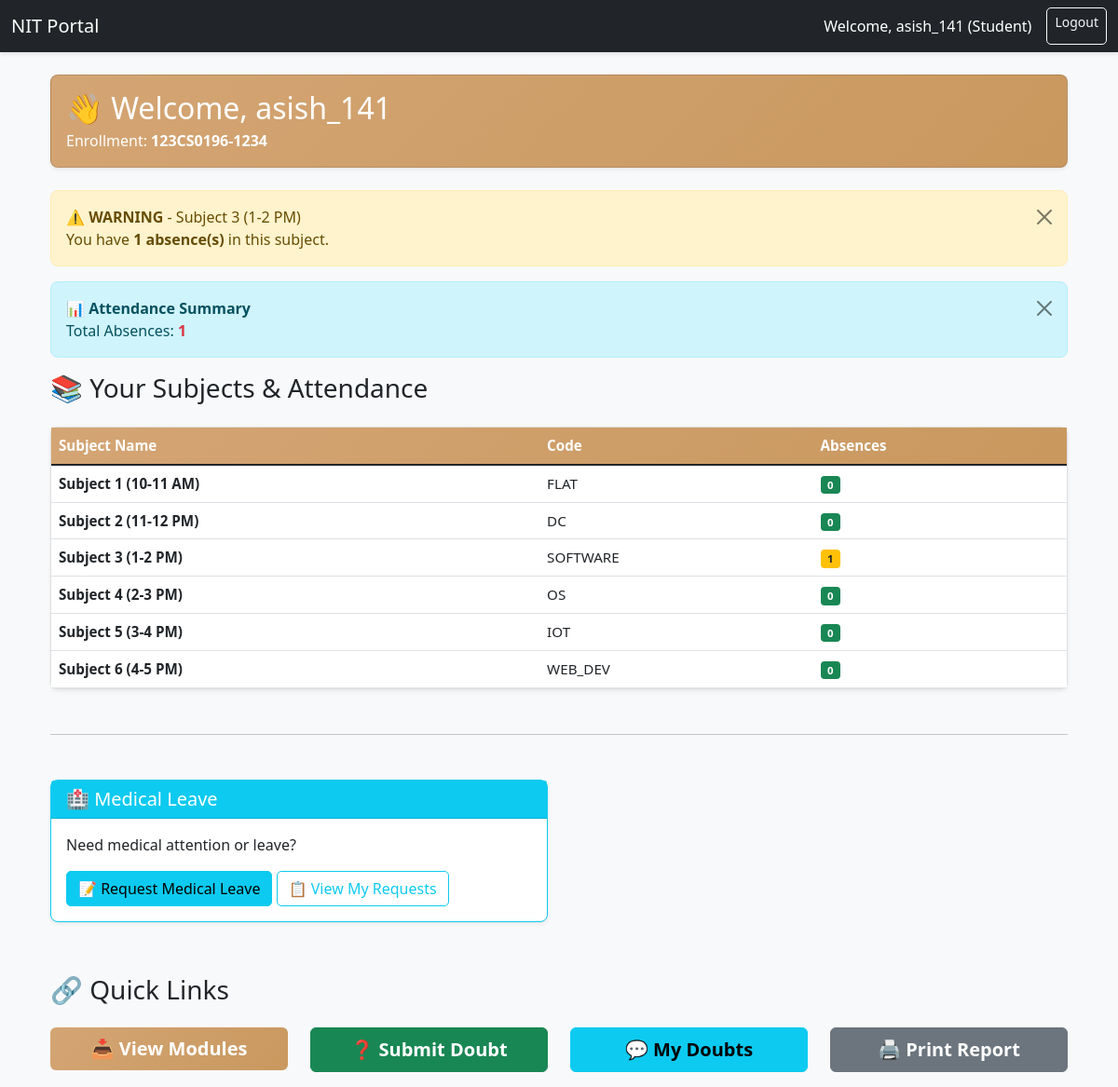
Screenshot of /student/dashboard/ (signed in) with the database file from the repository.
### portal/models.py (models this page shows, shortened)
class User(AbstractUser):
    ROLE_CHOICES = [
        ('student', 'Student'),
        ('teacher', 'Teacher'),
        ('doctor', 'Doctor'),  # ← Add this
    ]
    mobile_number = models.CharField(max_length=15, unique=True)
    role = models.CharField(max_length=20, choices=ROLE_CHOICES)
    is_mobile_verified = models.BooleanField(default=False)
    otp = models.CharField(max_length=6, blank=True, null=True)

class Student(models.Model):
    user = models.OneToOneField(User, on_delete=models.CASCADE, related_name='student_profile')
    enrollment_number = models.CharField(max_length=20, unique=True)
    subjects = models.ManyToManyField(Subject, related_name='enrolled_students')
    def get_absence_count(self, subject):
        return Attendance.objects.filter(
            student=self,
            subject=subject,
            is_present=False
        ).exclude(
            date__week_day__in=[1, 7]  # Exclude Sunday(1) and Saturday(7)
        ).count()

class Subject(models.Model):
    SUBJECT_CHOICES = [
        ('subject1', 'Subject 1 (10-11 AM)'),
        ('subject2', 'Subject 2 (11-12 PM)'),
        ('subject3', 'Subject 3 (1-2 PM)'),
        ('subject4', 'Subject 4 (2-3 PM)'),
        ('subject5', 'Subject 5 (3-4 PM)'),
        ('subject6', 'Subject 6 (4-5 PM)'),
    ]
    TIME_SLOTS = {
        'subject1': '10:00-11:00',
        'subject2': '11:00-12:00',
        'subject3': '13:00-14:00',
        'subject4': '14:00-15:00',
        'subject5': '15:00-16:00',
        'subject6': '16:00-17:00',
    }
    name = models.CharField(max_length=50, choices=SUBJECT_CHOICES, unique=True)
    code = models.CharField(max_length=10, unique=True)

### portal/views.py (the view)
# urls.py: path('student/dashboard/', views.student_dashboard, name='student_dashboard'),
@login_required
def student_dashboard(request):
    student = request.user.student_profile
    subjects = student.subjects.all()
    subject_absences = {}
    total_absences = 0
    high_absence_subjects = []
    for subject in subjects:
        absence_count = student.get_absence_count(subject)
        subject_absences[subject] = absence_count
        total_absences += absence_count
        if absence_count >= 3:
            high_absence_subjects.append({
                'get_name_display': subject.get_name_display(),
                'absence_count': absence_count
            })
    context = {
        'student': student,
        'subject_absences': subject_absences,
        'total_absences': total_absences,
        'high_absence_subjects': high_absence_subjects,
    }
    return render(request, 'portal/student_dashboard.html', context)

### portal/templates/portal/student_dashboard.html (shortened to what this page needs)
{% extends 'portal/base.html' %}
{% load static %}
{% block content %}
<div class="container-fluid mt-4">
    <div class="row">
        <div class="col-md-12">
            <div class="card mb-4 bg-light">
                <div class="card-body">
                    <h2 class="mb-1">👋 Welcome, {{ student.user.username }}</h2>
                    <p class="mb-0">Enrollment: <strong>{{ student.enrollment_number }}</strong></p>
                </div>
            </div>
            {% for subject, absence_count in subject_absences.items %}
                {% if absence_count > 0 %}
                <div class="alert {% if absence_count >= 3 %}alert-danger{% else %}alert-warning{% endif %} alert-dismissible fade show" role="alert">
                    <strong>
                        {% if absence_count >= 3 %}
                            🔴 CRITICAL
                        {% else %}
                            ⚠️ WARNING
                        {% endif %}
                    </strong>
                    - {{ subject.get_name_display }}
                    <br>
                    You have <strong>{{ absence_count }} absence(s)</strong> in this subject.
                    <button type="button" class="btn-close" data-bs-dismiss="alert"></button>
                </div>
                {% endif %}
            {% endfor %}
            {% if total_absences > 0 %}
                <div class="alert alert-info alert-dismissible fade show" role="alert">
                    <strong>📊 Attendance Summary</strong>
                    <br>
                    Total Absences: <strong class="text-danger">{{ total_absences }}</strong>
                    <button type="button" class="btn-close" data-bs-dismiss="alert"></button>
                </div>
            {% endif %}
            <h3 class="mb-4">📚 Your Subjects & Attendance</h3>
            <div class="card">
                {% if subject_absences %}
                    <div class="table-responsive">
                        <table class="table table-hover mb-0">
                            <thead>
                                <tr>
                                    <th>Subject Name</th>
                                    <th>Code</th>
                                    <th>Absences</th>
                                </tr>
                            </thead>
                            <tbody>
                                {% for subject, absence_count in subject_absences.items %}
                                    <tr>
                                        <td>
                                            <strong>{{ subject.get_name_display }}</strong>
                                        </td>
                                        <td>{{ subject.code }}</td>
                                        <td>
                                            {% if absence_count > 0 %}
                                                <span class="badge {% if absence_count >= 3 %}bg-danger{% else %}bg-warning text-dark{% endif %}">
                                                    {{ absence_count }}
                                                </span>
                                            {% else %}
                                                <span class="badge bg-success">0</span>
                                            {% endif %}
                                        </td>
                                    </tr>
                                {% endfor %}
                            </tbody>
                        </table>
                    </div>
                {% else %}
                    <div class="card-body">
                        <div class="alert alert-info mb-0">No subjects assigned yet.</div>
                    </div>
                {% endif %}
            </div>
            <hr class="my-5">
            <div class="row mb-4">
                <div class="col-md-6 mb-3">
                    <div class="card border-info">
                        <div class="card-header bg-info text-white">
                            <h5 class="mb-0">🏥 Medical Leave</h5>
                        </div>
                        <div class="card-body">
                            <p>Need medical attention or leave?</p>
                            <a href="{% url 'medical_leave_request' %}" class="btn btn-info">
                                📝 Request Medical Leave
                            </a>
                            <a href="{% url 'student_medical_leaves' %}" class="btn btn-outline-info">
                                📋 View My Requests
                            </a>
                        </div>
                    </div>
                </div>
            </div>
            <h3 class="mb-4">🔗 Quick Links</h3>
            <div class="row">
                <div class="col-md-3 mb-3">
                    <a href="{% url 'student_modules' %}" class="btn btn-primary w-100 btn-lg">
                        📥 View Modules
                    </a>
                </div>
                <div class="col-md-3 mb-3">
                    <a href="{% url 'submit_doubt' %}" class="btn btn-success w-100 btn-lg">
                        ❓ Submit Doubt
                    </a>
                </div>
                <div class="col-md-3 mb-3">
                    <a href="{% url 'student_doubts' %}" class="btn btn-info w-100 btn-lg">
                        💬 My Doubts
                    </a>
                </div>
                <div class="col-md-3 mb-3">
                    <button class="btn btn-secondary w-100 btn-lg" onclick="printAttendance()">
                        🖨️ Print Report
                    </button>
                </div>
            </div>
        </div>
    </div>
</div>
{% endblock %}

### portal/templates/portal/base.html (shortened to what this page needs)
{% load static%}
<!DOCTYPE html>
<html lang="en">
<head>
    <link href="https://cdn.jsdelivr.net/npm/bootstrap@5.1.3/dist/css/bootstrap.min.css" rel="stylesheet">
    <link rel="stylesheet" href="{% static 'portal/css/custom.css' %}">
</head>
<body>
    <nav class="navbar navbar-expand-lg navbar-dark bg-dark">
        <div class="container-fluid">
            <a class="navbar-brand" href="#">NIT Portal</a>
            {% if user.is_authenticated %}
            <div class="d-flex">
                <span class="navbar-text text-white me-3">
                    Welcome, {{ user.username }} ({{ user.role|title }})
                </span>
                <a href="{% url 'logout' %}" class="btn btn-outline-light btn-sm">Logout</a>
            </div>
            {% endif %}
        </div>
    </nav>
    <div class="container mt-4">
        {% block content %}{% endblock %}
    </div>
</body>
</html>

### portal/static/portal/css/custom.css (style rules this page uses)
body { background-color: #f8f9fa; font-family: 'Segoe UI', Tahoma, Geneva, Verdana, sans-serif; }
.navbar { box-shadow: 0 2px 4px rgba(0,0,0,.1); }
.card { box-shadow: 0 0.125rem 0.25rem rgba(0,0,0,.075); margin-bottom: 1rem; border-radius: 8px; }
.btn { border-radius: 5px; font-weight: 500; }
.table { background-color: white; }
.alert { border-radius: 5px; }

### portal/templates/portal/student_dashboard.html (style rules this page uses)
.card { transition: all 0.3s ease; border-radius: 8px; }
.btn-primary { background: linear-gradient(135deg, #d4a574 0%, #c9985f 100%) !important; border: none !important; }
.table { font-size: 0.95rem; }
.table thead { background: linear-gradient(135deg, #d4a574 0%, #c9985f 100%); color: white; }
.bg-light { background: linear-gradient(135deg, #d4a574 0%, #c9985f 100%) !important; color: white !important; }
.btn-lg { font-weight: 600; border-radius: 6px; }
.alert { border-radius: 8px; margin-bottom: 1rem; }

### rows the page displays
User: username "asish_141", role "Student"
Student: user.username "asish_141", enrollment_number "123CS0196-1234"
Subject: name "Subject 3 (1-2 PM)", absence_count "1", code "SOFTWARE"
Subject: name "Subject 1 (10-11 AM)", code "FLAT"
Subject: name "Subject 2 (11-12 PM)", code "DC", shows "0"
Subject: name "Subject 4 (2-3 PM)", code "OS", shows "0"
Subject: name "Subject 5 (3-4 PM)", code "IOT", shows "0"
Subject: name "Subject 6 (4-5 PM)", code "WEB_DEV", shows "0"

### other values shown
{{ total_absences }} "1"
